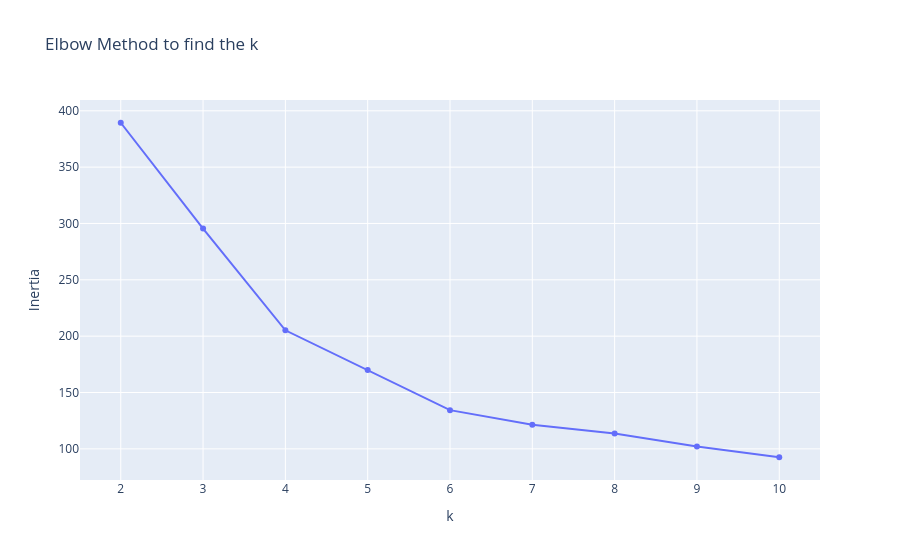

Source (notebook cell):
### Code cell
fig=px.line(
    elbow_df,
    x="k",
    y="Inertia",
    markers=True,
    title="Elbow Method to find the k ")
fig.show()

### Figure 1 — Plotly figure (JSON) as saved in the notebook; plotly's stock layout.template omitted (floating-point values rounded to 4 significant figures)
{"data": [{"hovertemplate": "k=%{x}<br>Inertia=%{y}<extra></extra>", "legendgroup": "", "line": {"color": "#636efa", "dash": "solid"}, "marker": {"symbol": "circle"}, "mode": "lines+markers", "name": "", "orientation": "v", "showlegend": false, "type": "scatter", "x": [2, 3, 4, 5, 6, 7, 8, 9, 10], "xaxis": "x", "y": [389.4, 295.5, 205.2, 169.9, 134.4, 121.4, 113.7, 102.1, 92.55], "yaxis": "y"}], "layout": {"legend": {"tracegroupgap": 0}, "title": {"text": "Elbow Method to find the k "}, "xaxis": {"anchor": "y", "domain": [0, 1], "title": {"text": "k"}}, "yaxis": {"anchor": "x", "domain": [0, 1], "title": {"text": "Inertia"}}}}
